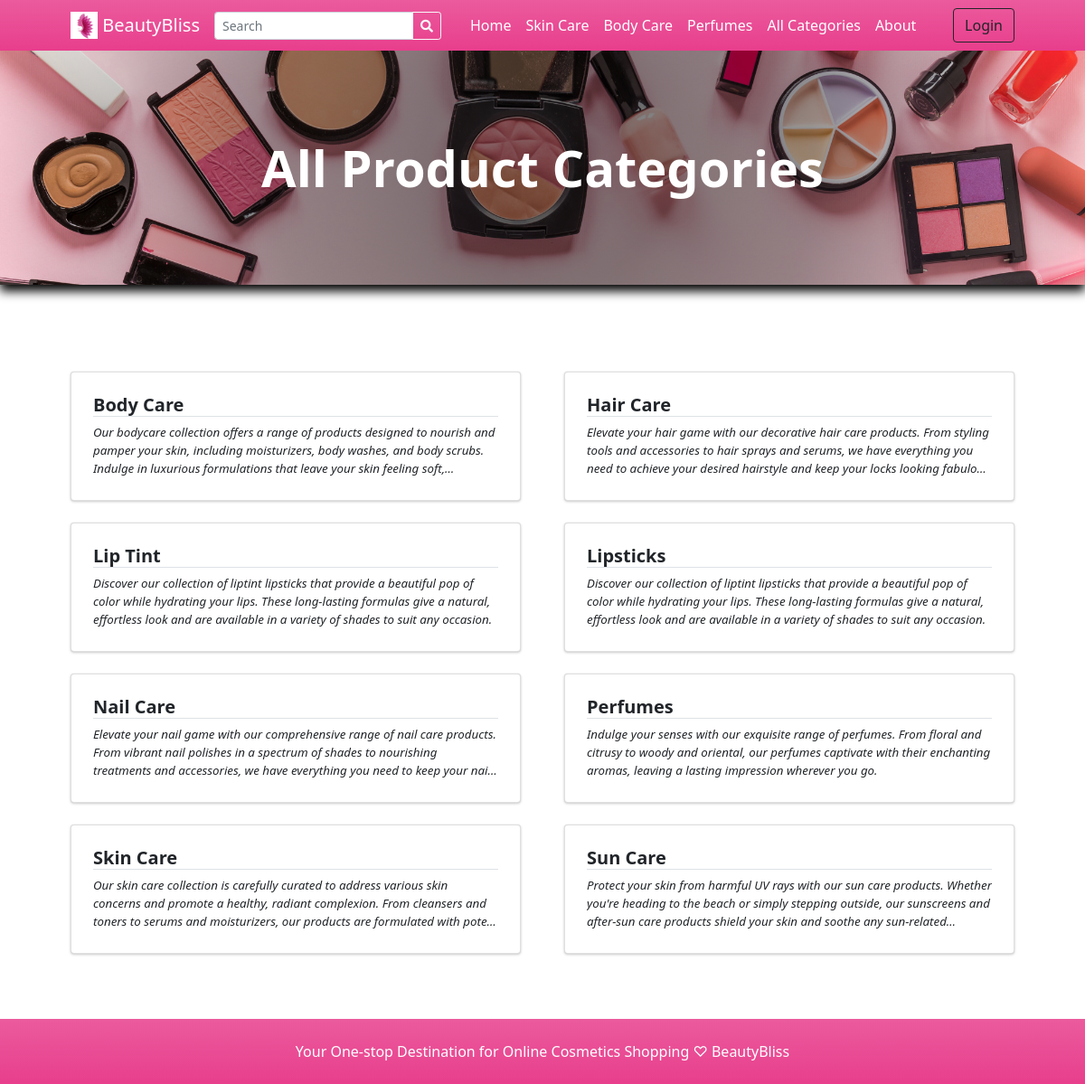
Page /?p=view_categories on the committed database.
### tables this page shows
CREATE TABLE `categories` (
  `id` int(30) NOT NULL,
  `category` varchar(250) NOT NULL,
  `description` text DEFAULT NULL,
  `status` tinyint(1) NOT NULL DEFAULT 1,
  `delete_flag` tinyint(1) NOT NULL DEFAULT 0,
  `date_created` datetime NOT NULL DEFAULT current_timestamp()
);

### classes/DBConnection.php (called while the page is built, shortened)
<?php
class DBConnection{
    private $host = DB_SERVER;
    private $username = DB_USERNAME;
    private $password = DB_PASSWORD;
    private $database = DB_NAME;
    public $conn;
    public function __construct(){
        if (!isset($this->conn)) {
            $this->conn = new mysqli($this->host, $this->username, $this->password, $this->database);
        }
    }
}
?>

### classes/SystemSettings.php (called while the page is built, shortened)
<?php
class SystemSettings extends DBConnection{
	function userdata($field = ''){
		if(!empty($field)){
			if(isset($_SESSION['userdata'][$field]))
				return $_SESSION['userdata'][$field];
			else
				return null;
		}else{
			return false;
		}
	}
	function info($field=''){
		if(!empty($field)){
			if(isset($_SESSION['system_info'][$field]))
				return $_SESSION['system_info'][$field];
			else
				return false;
		}else{
			return false;
		}
	}
}
$_settings = new SystemSettings();
?>

### config.php (called while the page is built, shortened)
<?php
require_once('classes/DBConnection.php');
require_once('classes/SystemSettings.php');
function validate_image($file){
	if(!empty($file)){
        $ex = explode("?",$file);
        $file = $ex[0];
        $ts = isset($ex[1]) ? "?".$ex[1] : '';
		if(is_file(base_app.$file)){
			return base_url.$file.$ts;
		}else{
			return base_url.'dist/img/no-image-available.png';
		}
	}else{
		return base_url.'dist/img/no-image-available.png';
	}
}
?>

### view_categories.php (the view, shortened to what this page needs)
<?php
$title = "All Product Categories";
?>
<header class="bg-dark py-5" id="main-header">
    <div class="container px-4 px-lg-5 my-5">
        <div class="text-center text-white">
            <h1 class="display-4 fw-bolder"><?php echo $title ?></h1>
        </div>
    </div>
</header>
<section class="py-5">
    <div class="container px-4 px-lg-5 mt-5">
        <div class="row gx-2 gx-lg-5 row-cols-1 row-cols-md-2 row-cols-xl-2 justify-content-center">
            <?php
                $categories = $conn->query("SELECT * FROM `categories` where status = 1 order by category asc ");
                while($row = $categories->fetch_assoc()):
                    foreach($row as $k=> $v){
                        $row[$k] = trim(stripslashes($v));
                    }
                    $row['description'] = strip_tags(stripslashes(html_entity_decode($row['description'])));
            ?>
            <div class="col mb-6 mb-2">
                <a href="./?p=products&c=<?php echo md5($row['id']) ?>" class="card category-item text-decoration-none text-reset">
                    <div class="card-body p-4">
                        <div class="">
                            <h5 class="fw-bolder border-bottom border-pink"><?php echo $row['category'] ?></h5>
                        </div>
                        <p class="m-0 truncate"><?php echo $row['description'] ?></p>
                    </div>
                </a>
            </div>
            <?php endwhile; ?>
        </div>
    </div>
</section>

### inc/topBarNav.php (shortened to what this page needs)
<nav class="navbar navbar-expand-lg navbar-dark bg-gradient-pink">
            <div class="container px-4 px-lg-5 ">
                <a class="navbar-brand" href="./">
                <img src="<?php echo validate_image($_settings->info('logo')) ?>" width="30" height="30" class="d-inline-block align-top" alt="" loading="lazy">
                <?php echo $_settings->info('short_name') ?>
                </a>
                <form class="form-inline" id="search-form">
                  <div class="input-group">
                    <input class="form-control form-control-sm form " type="search" placeholder="Search" aria-label="Search" name="search"  value="<?php echo isset($_GET['search']) ? $_GET['search'] : "" ?>"  aria-describedby="button-addon2">
                    <div class="input-group-append">
                      <button class="btn btn-outline-light btn-sm m-0" type="submit" id="button-addon2"><i class="fa fa-search"></i></button>
                    </div>
                  </div>
                </form>
                <div class="collapse navbar-collapse" id="navbarSupportedContent">
                    <ul class="navbar-nav me-auto mb-2 mb-lg-0 ms-lg-4">
                        <li class="nav-item"><a class="nav-link text-white" aria-current="page" href="./">Home</a></li>
                        <?php
                        $cat_qry = $conn->query("SELECT * FROM categories where status = 1  limit 3");
                        $count_cats =$conn->query("SELECT * FROM categories where status = 1 ")->num_rows;
                        while($crow = $cat_qry->fetch_assoc()):
                        ?>
                        <li class="nav-item"><a class="nav-link text-white" aria-current="page" href="./?p=products&c=<?php echo md5($crow['id']) ?>"><?php echo $crow['category'] ?></a></li>
                        <?php endwhile; ?>
                        <?php if($count_cats > 3): ?>
                        <li class="nav-item"><a class="nav-link text-white" href="./?p=view_categories">All Categories</a></li>
                        <?php endif; ?>
                        <li class="nav-item"><a class="nav-link text-white" href="./?p=about">About</a></li>
                    </ul>
                    <div class="d-flex align-items-center">
                      <?php if($_settings->userdata('id') > 0 && $_settings->userdata('login_type') == 2): ?>
                        <a class="text-dark mr-2 nav-link text-white" href="./?p=cart">
                            <i class="bi-cart-fill me-1"></i>
                            Cart
                            <span class="badge bg-dark text-white ms-1 rounded-pill" id="cart-count">
                              <?php
                                $count = $conn->query("SELECT SUM(quantity) as items from `cart` where client_id =".$_settings->userdata('id'))->fetch_assoc()['items'];
                                echo ($count > 0 ? $count : 0);
                              ?>
                            </span>
                        </a>
                            <a href="./?p=my_account" class="text-dark  nav-link text-white"><b>Welcome, <?php echo $_settings->userdata('firstname')?>!</b></a>
                            <a href="logout.php" class="text-dark  nav-link text-white"><i class="fa fa-sign-out-alt"></i></a>
                        <?php else: ?>
                        <button class="btn btn-outline-dark ml-2" id="login-btn" type="button">Login</button>
                        <?php endif; ?>
                    </div>
                </div>
            </div>
        </nav>

### rows in the picture
categories: category "Skin Care", description "Our skin care collection is carefully curated to address various skin concerns and promote a healthy, radiant complexion. From cleansers and toners to serums and moisturizers, our products are formulated with…"
categories: category "Body Care", description "Our bodycare collection offers a range of products designed to nourish and pamper your skin, including moisturizers, body washes, and body scrubs. Indulge in luxurious formulations that leave your skin feeling…"
categories: category "Perfumes", description "Indulge your senses with our exquisite range of perfumes. From floral and citrusy to woody and oriental, our perfumes captivate with their enchanting aromas, leaving a lasting impression wherever you go."
categories: category "Hair Care", description "Elevate your hair game with our decorative hair care products. From styling tools and accessories to hair sprays and serums, we have everything you need to achieve your desired hairstyle and keep your locks looking…"
categories: category "Lip Tint", description "Discover our collection of liptint lipsticks that provide a beautiful pop of color while hydrating your lips. These long-lasting formulas give a natural, effortless look and are available in a variety of shades to suit any occasion."
categories: category "Lipsticks", description "Discover our collection of liptint lipsticks that provide a beautiful pop of color while hydrating your lips. These long-lasting formulas give a natural, effortless look and are available in a variety of shades to suit any occasion."
categories: category "Nail Care", description "Elevate your nail game with our comprehensive range of nail care products. From vibrant nail polishes in a spectrum of shades to nourishing treatments and accessories, we have everything you need to keep your…"
categories: category "Sun Care", description "Protect your skin from harmful UV rays with our sun care products. Whether you're heading to the beach or simply stepping outside, our sunscreens and after-sun care products shield your skin and soothe any…"

### other values in the picture
$_settings->info('short_name') "BeautyBliss"
$title "All Product Categories"
